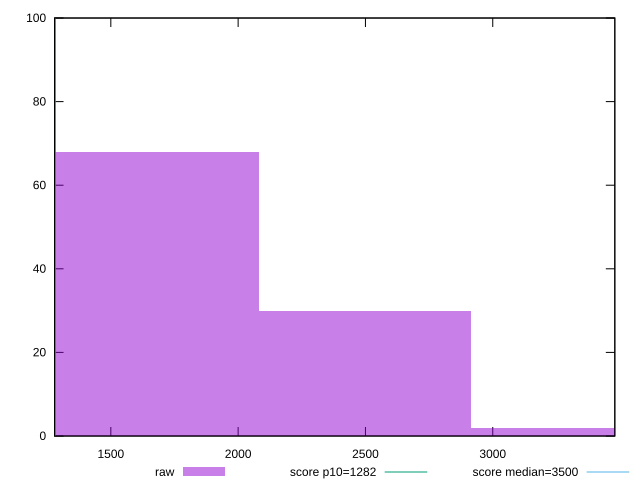

This figure's gnuplot source:
reset

$raw <<EOF
2499.238669555023 30
1666.1591130366821 68
3332.3182260733643 2
EOF

set key outside below
set boxwidth 833.0795565183411
set xrange [1278.924:3479.4199999999983]
set yrange [0:100]
set trange [0:100]
set style fill transparent solid 0.5 noborder

set parametric
set terminal svg size 640, 490 enhanced background rgb 'white'
set output "reports/report_00028_2021-02-24T12-49-42.674Z/bootup-time/samples/astro/raw/histogram.svg"

plot $raw title "raw" with boxes, \
     1282,t title "score p10=1282", \
     3500,t title "score median=3500"

reset
